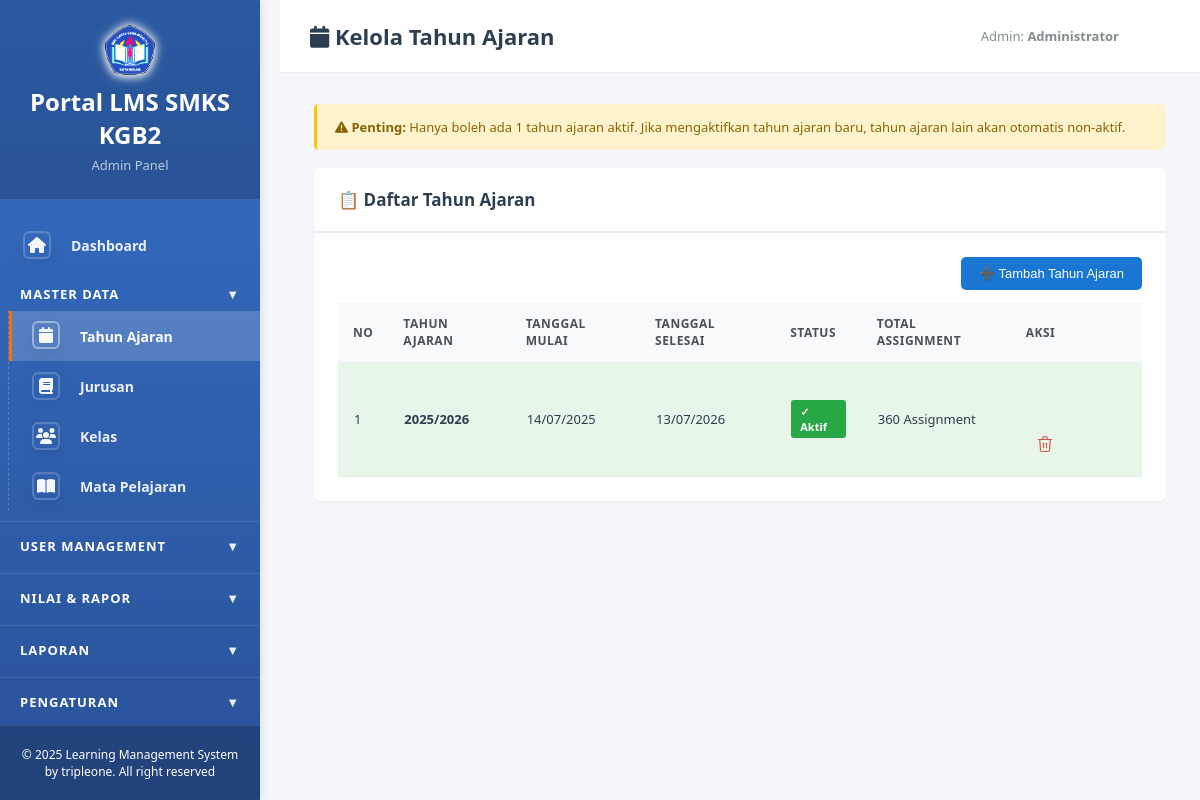
/admin/kelola_tahun_ajaran.php (signed in), run on the app's committed database.
### tables this page shows
CREATE TABLE `tahun_ajaran` (
  `id` int(11) NOT NULL,
  `nama_tahun_ajaran` varchar(20) NOT NULL,
  `semester` enum('1','2') NOT NULL DEFAULT '1',
  `tanggal_mulai` date NOT NULL,
  `tanggal_selesai` date NOT NULL,
  `is_active` tinyint(1) NOT NULL DEFAULT 0,
  `created_at` timestamp NOT NULL DEFAULT current_timestamp(),
  `updated_at` timestamp NOT NULL DEFAULT current_timestamp() ON UPDATE current_timestamp()
);

### admin/kelola_tahun_ajaran.php (the view, shortened to what this page needs)
<?php
require_once '../config/database.php';
$query = "
    SELECT
        ta.*,
        COUNT(DISTINCT ag.id) as total_assignment
    FROM tahun_ajaran ta
    LEFT JOIN assignment_guru ag ON ta.id = ag.tahun_ajaran_id
    GROUP BY ta.id
    ORDER BY ta.nama_tahun_ajaran DESC
";
$result = mysqli_query($conn, $query);
?>
<!DOCTYPE html>
<html lang="id">
<head>
    <link rel="stylesheet" href="../assets/css/style.css">
    <link rel="stylesheet" href="../assets/css/_overrides.css">
</head>
<body>
<?php include 'sidebar.php'; ?>
<div class="main-content">
    <div class="top-bar">
        <h1><i class="fas fa-calendar" aria-hidden="true"></i> Kelola Tahun Ajaran</h1>
        <div class="user-info">
            <span>Admin: <strong><?php echo htmlspecialchars(($_SESSION['nama_lengkap']) ?? ''); ?></strong></span>
            <a href="../logout.php" class="btn-logout">Logout</a>
        </div>
    </div>
    <div class="content-area">
        <div class="alert alert-warning">
            <i class="fas fa-exclamation-triangle" aria-hidden="true"></i> <strong>Penting:</strong> Hanya boleh ada 1 tahun ajaran aktif. Jika mengaktifkan tahun ajaran baru, tahun ajaran lain akan otomatis non-aktif.
        </div>
        <div class="card">
            <div class="card-header">
                <h3>📋 Daftar Tahun Ajaran</h3>
            </div>
            <div class="card-body">
                <div class="card-toolbar" style="display:flex; gap:10px; justify-content:flex-end; flex-wrap:wrap; margin-bottom:12px;">
                    <button class="btn btn-primary" onclick="openModal('modalTambah')">➕ Tambah Tahun Ajaran</button>
                </div>
                <div class="table-container">
                <table>
                    <thead>
                        <tr>
                            <th>No</th>
                            <th>Tahun Ajaran</th>
                                                        <th>Tanggal Mulai</th>
                            <th>Tanggal Selesai</th>
                            <th>Status</th>
                            <th>Total Assignment</th>
                            <th>Aksi</th>
                        </tr>
                    </thead>
                    <tbody>
                    <?php
                    $no = 1;
                    if ($result && mysqli_num_rows($result) > 0):
                        while ($row = mysqli_fetch_assoc($result)):
                    ?>
                        <tr style="<?php echo $row['is_active'] ? 'background: #e8f5e9;' : ''; ?>">
                            <td><?php echo $no++; ?></td>
                            <td><strong><?php echo htmlspecialchars(($row['nama_tahun_ajaran']) ?? ''); ?></strong></td>
                                                        <td><?php echo date('d/m/Y', strtotime($row['tanggal_mulai'])); ?></td>
                            <td><?php echo date('d/m/Y', strtotime($row['tanggal_selesai'])); ?></td>
                            <td>
                                <?php if($row['is_active']): ?>
                                    <span class="badge badge-success">✓ Aktif</span>
                                <?php else: ?>
                                    <span class="badge badge-danger">✗ Tidak Aktif</span>
                                <?php endif; ?>
                            </td>
                            <td><?php echo number_format((int)$row['total_assignment']); ?> Assignment</td>
                            <td>
                                <button class="btn btn-warning btn-sm" onclick='editTA(<?php echo json_encode($row, JSON_HEX_TAG|JSON_HEX_APOS|JSON_HEX_QUOT|JSON_HEX_AMP); ?>)'><i class="fas fa-pen" aria-hidden="true"></i> Edit</button>
                                <a href="?hapus=<?php echo $row['id']; ?>" class="btn btn-danger btn-sm" onclick="return confirmDelete('Hapus tahun ajaran <?php echo htmlspecialchars(($row['nama_tahun_ajaran']) ?? ''); ?>?')">🗑️ Hapus</a>
                                <a href="delete_force.php?entity=tahun_ajaran&id=<?php echo $row['id']; ?>&redirect=<?php echo urlencode('kelola_tahun_ajaran.php'); ?>" class="btn btn-danger btn-sm" onclick="return confirm('Hapus Paksa: Tahun ajaran dan seluruh assignment/nilai terkait akan dihapus. Lanjutkan?')"><i class="fas fa-exclamation-triangle" aria-hidden="true"></i> Hapus Paksa</a>
                            </td>
                        </tr>
                    <?php
                        endwhile;
                    else:
                    ?>
                        <tr>
                            <td colspan="8" style="text-align: center; color: #999;">Belum ada data tahun ajaran</td>
                        </tr>
                    <?php endif; ?>
                    </tbody>
                </table>
            </div>
            </div>
        </div>
    </div>
</div>
</body>
</html>

### assets/css/style.css (style rules this page uses)
* { margin: 0; padding: 0; box-sizing: border-box; }
html, body { height: 100%; }
body { font-family: 'Segoe UI', Tahoma, Geneva, Verdana, sans-serif; background: #f5f7fa; color: #2c3e50; }
html, body { -webkit-text-size-adjust: 100%; -ms-text-size-adjust: 100%; }
.main-content { margin-left: 280px; min-height: 100vh; }
.top-bar { background: #fff; padding: 18px 30px; box-shadow: 0 1px 2px rgba(0,0,0,0.05); display: flex; justify-content: space-between; align-items: center; position: sticky; top: 0; z-index: 100; }
.top-bar h1 { font-size: 22px; color: #2c3e50; font-weight: 600; margin: 0; }
.user-info { display: flex; align-items: center; gap: 15px; }
.user-info span { color: #7f8c8d; font-size: 13px; }
.btn-logout { background: #e74c3c; color: #fff; padding: 7px 16px; border-radius: 5px; text-decoration: none; font-size: 13px; transition: all 0.2s ease; font-weight: 500; }
.content-area { padding: 25px 30px; }
.card { background: #fff; border-radius: 6px; box-shadow: 0 1px 3px rgba(0,0,0,0.06); margin-bottom: 20px; overflow: hidden; }
.card-header { background: #fff; color: #2c3e50; padding: 18px 22px; border-bottom: 2px solid #e9ecef; }
.card-header h3 { margin: 0; font-size: 17px; font-weight: 600; }
.card-body { padding: 22px; }
.btn { padding: 9px 18px; border: none; border-radius: 5px; cursor: pointer; text-decoration: none; display: inline-block; font-size: 13px; transition: all 0.2s ease; font-weight: 500; }
.btn-primary { background: #1976d2; color: #fff; }
.btn-danger { background: #e74c3c; color: #fff; }
.btn-warning { background: #f39c12; color: #fff; }
.btn-sm { padding: 6px 12px; font-size: 12px; }
.table-container { overflow-x: auto; }
.table-container { -webkit-overflow-scrolling: touch; }
img, .card, .slide img { max-width: 100%; height: auto; }
table { width: 100%; border-collapse: collapse; }
table thead { background: #f8f9fa; color: #2c3e50; }
table th { padding: 13px 15px; text-align: left; font-weight: 600; font-size: 12px; text-transform: uppercase; letter-spacing: 0.5px; color: #495057; }
table tbody tr { border-bottom: 1px solid #e9ecef; transition: background 0.15s ease; }
table td { padding: 13px 15px; font-size: 13px; }
.icon-btn, .action-btn, .table .actions .btn, .table td:last-child .btn { display: inline-block !important; width: 36px !important; height: 36px !important; padding: 0 !important; margin: 0 !important; border-radius: 8px !important; text-indent: -9999px !important; overflow: hidden !important; position: relative !important; background: transparent !important; border: none !important; }
.icon-btn::before, .action-btn::before, .table .actions .btn::before { content: ''; position: absolute; inset: 0; display: grid; place-items: center; background-repeat: no-repeat; background-position: center; background-size: 18px 18px; }
.icon-btn::before, .action-btn::before { filter: none; }
.alert { padding: 14px 18px; border-radius: 5px; margin-bottom: 18px; font-size: 13px; }
.alert-warning { background: #fff3cd; color: #856404; border-left: 3px solid #ffc107; }
.badge { padding: 4px 9px; border-radius: 3px; font-size: 11px; font-weight: 600; display: inline-block; }
.badge-success { background: #28a745; color: #fff; }
.header, .page-header, .header-bar, .card-header { display: flex; align-items: center; justify-content: space-between; gap: 12px; }

### assets/css/_overrides.css (style rules this page uses)
.content-area { padding: 32px 34px; }
.card-header { padding: 20px 24px; }
.card-body { padding: 24px; }
.table-container table td { padding: 14px 16px; }
.card-toolbar { margin-bottom: 14px; }

### data on the page
tahun_ajaran: nama_tahun_ajaran "2025/2026", tanggal_mulai "14/07/2025", tanggal_selesai "13/07/2026", is_active "✓ Aktif", total_assignment "360"

### other printed values
$_SESSION['nama_lengkap'] "Administrator"
